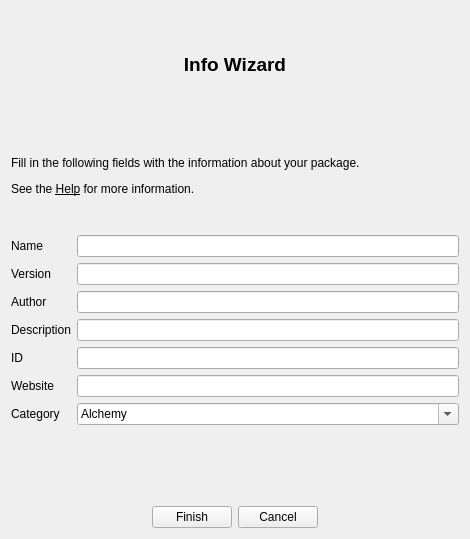
<?xml version="1.0" encoding="UTF-8"?>
<ui version="4.0">
 <class>Form</class>
 <widget class="QWidget" name="Form">
  <property name="geometry">
   <rect>
    <x>0</x>
    <y>0</y>
    <width>470</width>
    <height>539</height>
   </rect>
  </property>
  <property name="windowTitle">
   <string>Form</string>
  </property>
  <layout class="QVBoxLayout" name="verticalLayout_2">
   <item>
    <layout class="QVBoxLayout" name="verticalLayout" stretch="2,2,5">
     <item>
      <widget class="QLabel" name="label_4">
       <property name="sizePolicy">
        <sizepolicy hsizetype="Preferred" vsizetype="Preferred">
         <horstretch>0</horstretch>
         <verstretch>0</verstretch>
        </sizepolicy>
       </property>
       <property name="minimumSize">
        <size>
         <width>0</width>
         <height>40</height>
        </size>
       </property>
       <property name="font">
        <font>
         <pointsize>14</pointsize>
         <weight>75</weight>
         <bold>true</bold>
        </font>
       </property>
       <property name="text">
        <string>Info Wizard</string>
       </property>
       <property name="alignment">
        <set>Qt::AlignCenter</set>
       </property>
      </widget>
     </item>
     <item>
      <widget class="QLabel" name="label">
       <property name="text">
        <string>&lt;html&gt;&lt;head/&gt;&lt;body&gt;&lt;p&gt;Fill in the following fields with the information about your package.&lt;/p&gt;&lt;p&gt;See the &lt;span style=&quot; text-decoration: underline;&quot;&gt;Help&lt;/span&gt; for more information.&lt;/p&gt;&lt;/body&gt;&lt;/html&gt;</string>
       </property>
      </widget>
     </item>
     <item>
      <layout class="QFormLayout" name="formLayout">
       <item row="0" column="0">
        <widget class="QLabel" name="nameLabel">
         <property name="text">
          <string>Name</string>
         </property>
        </widget>
       </item>
       <item row="0" column="1">
        <widget class="QLineEdit" name="nameLineEdit"/>
       </item>
       <item row="1" column="0">
        <widget class="QLabel" name="versionLabel">
         <property name="text">
          <string>Version</string>
         </property>
        </widget>
       </item>
       <item row="1" column="1">
        <widget class="QLineEdit" name="versionLineEdit"/>
       </item>
       <item row="2" column="0">
        <widget class="QLabel" name="authorLabel">
         <property name="text">
          <string>Author</string>
         </property>
        </widget>
       </item>
       <item row="2" column="1">
        <widget class="QLineEdit" name="authorLineEdit"/>
       </item>
       <item row="3" column="0">
        <widget class="QLabel" name="descriptionLabel">
         <property name="text">
          <string>Description</string>
         </property>
        </widget>
       </item>
       <item row="3" column="1">
        <widget class="QLineEdit" name="descriptionLineEdit"/>
       </item>
       <item row="4" column="0">
        <widget class="QLabel" name="iDLabel">
         <property name="text">
          <string>ID</string>
         </property>
        </widget>
       </item>
       <item row="4" column="1">
        <widget class="QLineEdit" name="iDLineEdit"/>
       </item>
       <item row="5" column="0">
        <widget class="QLabel" name="websiteLabel">
         <property name="text">
          <string>Website</string>
         </property>
        </widget>
       </item>
       <item row="5" column="1">
        <widget class="QLineEdit" name="websiteLineEdit"/>
       </item>
       <item row="6" column="0">
        <widget class="QLabel" name="categoryLabel">
         <property name="text">
          <string>Category</string>
         </property>
        </widget>
       </item>
       <item row="6" column="1">
        <widget class="QComboBox" name="categoryComboBox">
         <property name="editable">
          <bool>true</bool>
         </property>
         <item>
          <property name="text">
           <string>Alchemy</string>
          </property>
         </item>
         <item>
          <property name="text">
           <string>Animation</string>
          </property>
         </item>
         <item>
          <property name="text">
           <string>Armour</string>
          </property>
         </item>
         <item>
          <property name="text">
           <string>Armour - Shields</string>
          </property>
         </item>
         <item>
          <property name="text">
           <string>Audio - SFX, Music, Voice</string>
          </property>
         </item>
         <item>
          <property name="text">
           <string>Books and Scrolls</string>
          </property>
         </item>
         <item>
          <property name="text">
           <string>Bug Fixes</string>
          </property>
         </item>
         <item>
          <property name="text">
           <string>Buildings</string>
          </property>
         </item>
         <item>
          <property name="text">
           <string>Castles, Palaces, Mansions and Estates</string>
          </property>
         </item>
         <item>
          <property name="text">
           <string>Cheats and God Items</string>
          </property>
         </item>
         <item>
          <property name="text">
           <string>Cities, Towns, Villages and Hamlets</string>
          </property>
         </item>
         <item>
          <property name="text">
           <string>Clothing</string>
          </property>
         </item>
         <item>
          <property name="text">
           <string>Clothing - Jewelry</string>
          </property>
         </item>
         <item>
          <property name="text">
           <string>Collectables, Treasure Hunts and Puzzles</string>
          </property>
         </item>
         <item>
          <property name="text">
           <string>Combat</string>
          </property>
         </item>
         <item>
          <property name="text">
           <string>Companions - Creatures</string>
          </property>
         </item>
         <item>
          <property name="text">
           <string>Companions - Other</string>
          </property>
         </item>
         <item>
          <property name="text">
           <string>Crafting</string>
          </property>
         </item>
         <item>
          <property name="text">
           <string>Creatures</string>
          </property>
         </item>
         <item>
          <property name="text">
           <string>Dungeons - New</string>
          </property>
         </item>
         <item>
          <property name="text">
           <string>Dungeons - Vanilla</string>
          </property>
         </item>
         <item>
          <property name="text">
           <string>ENB Preset</string>
          </property>
         </item>
         <item>
          <property name="text">
           <string>Environmental</string>
          </property>
         </item>
         <item>
          <property name="text">
           <string>Followers</string>
          </property>
         </item>
         <item>
          <property name="text">
           <string>Forts, Ruins and Abandoned Structures</string>
          </property>
         </item>
         <item>
          <property name="text">
           <string>Gameplay Effects and Changes</string>
          </property>
         </item>
         <item>
          <property name="text">
           <string>Guilds/Factions</string>
          </property>
         </item>
         <item>
          <property name="text">
           <string>Hair, Face and Body</string>
          </property>
         </item>
         <item>
          <property name="text">
           <string>Immersion</string>
          </property>
         </item>
         <item>
          <property name="text">
           <string>Items and Objects - Player</string>
          </property>
         </item>
         <item>
          <property name="text">
           <string>Items and Objects - World</string>
          </property>
         </item>
         <item>
          <property name="text">
           <string>Landscape Changes</string>
          </property>
         </item>
         <item>
          <property name="text">
           <string>Locations - New</string>
          </property>
         </item>
         <item>
          <property name="text">
           <string>Locations - Vanilla</string>
          </property>
         </item>
         <item>
          <property name="text">
           <string>Magic - Gameplay</string>
          </property>
         </item>
         <item>
          <property name="text">
           <string>Magic - Spells &amp; Enchantments</string>
          </property>
         </item>
         <item>
          <property name="text">
           <string>Mercantiles</string>
          </property>
         </item>
         <item>
          <property name="text">
           <string>Miscellaneous</string>
          </property>
         </item>
         <item>
          <property name="text">
           <string>Modder's Resources and Tutorials</string>
          </property>
         </item>
         <item>
          <property name="text">
           <string>Models and Textures</string>
          </property>
         </item>
         <item>
          <property name="text">
           <string>Mounts</string>
          </property>
         </item>
         <item>
          <property name="text">
           <string>New Lands</string>
          </property>
         </item>
         <item>
          <property name="text">
           <string>NPC</string>
          </property>
         </item>
         <item>
          <property name="text">
           <string>NPC - Children</string>
          </property>
         </item>
         <item>
          <property name="text">
           <string>Overhauls</string>
          </property>
         </item>
         <item>
          <property name="text">
           <string>Patches</string>
          </property>
         </item>
         <item>
          <property name="text">
           <string>Player Homes</string>
          </property>
         </item>
         <item>
          <property name="text">
           <string>Quests and Adventures</string>
          </property>
         </item>
         <item>
          <property name="text">
           <string>Races, Classes and Birthsigns</string>
          </property>
         </item>
         <item>
          <property name="text">
           <string>Save Games</string>
          </property>
         </item>
         <item>
          <property name="text">
           <string>Shouts</string>
          </property>
         </item>
         <item>
          <property name="text">
           <string>Skills and Leveling</string>
          </property>
         </item>
         <item>
          <property name="text">
           <string>Stealth</string>
          </property>
         </item>
         <item>
          <property name="text">
           <string>User Interface</string>
          </property>
         </item>
         <item>
          <property name="text">
           <string>Utilities</string>
          </property>
         </item>
         <item>
          <property name="text">
           <string>Videos and Trailers</string>
          </property>
         </item>
         <item>
          <property name="text">
           <string>Visuals and Graphics</string>
          </property>
         </item>
         <item>
          <property name="text">
           <string>Weapons</string>
          </property>
         </item>
         <item>
          <property name="text">
           <string>Weapons and Armour</string>
          </property>
         </item>
        </widget>
       </item>
      </layout>
     </item>
    </layout>
   </item>
   <item>
    <layout class="QHBoxLayout" name="horizontalLayout">
     <item>
      <spacer name="horizontalSpacer">
       <property name="orientation">
        <enum>Qt::Horizontal</enum>
       </property>
       <property name="sizeHint" stdset="0">
        <size>
         <width>40</width>
         <height>20</height>
        </size>
       </property>
      </spacer>
     </item>
     <item>
      <widget class="QPushButton" name="finish_button">
       <property name="sizePolicy">
        <sizepolicy hsizetype="Fixed" vsizetype="Fixed">
         <horstretch>0</horstretch>
         <verstretch>0</verstretch>
        </sizepolicy>
       </property>
       <property name="text">
        <string>Finish</string>
       </property>
      </widget>
     </item>
     <item>
      <widget class="QPushButton" name="cancel_button">
       <property name="sizePolicy">
        <sizepolicy hsizetype="Fixed" vsizetype="Fixed">
         <horstretch>0</horstretch>
         <verstretch>0</verstretch>
        </sizepolicy>
       </property>
       <property name="text">
        <string>Cancel</string>
       </property>
      </widget>
     </item>
     <item>
      <spacer name="horizontalSpacer_2">
       <property name="orientation">
        <enum>Qt::Horizontal</enum>
       </property>
       <property name="sizeHint" stdset="0">
        <size>
         <width>40</width>
         <height>20</height>
        </size>
       </property>
      </spacer>
     </item>
    </layout>
   </item>
  </layout>
 </widget>
 <resources/>
 <connections/>
</ui>
